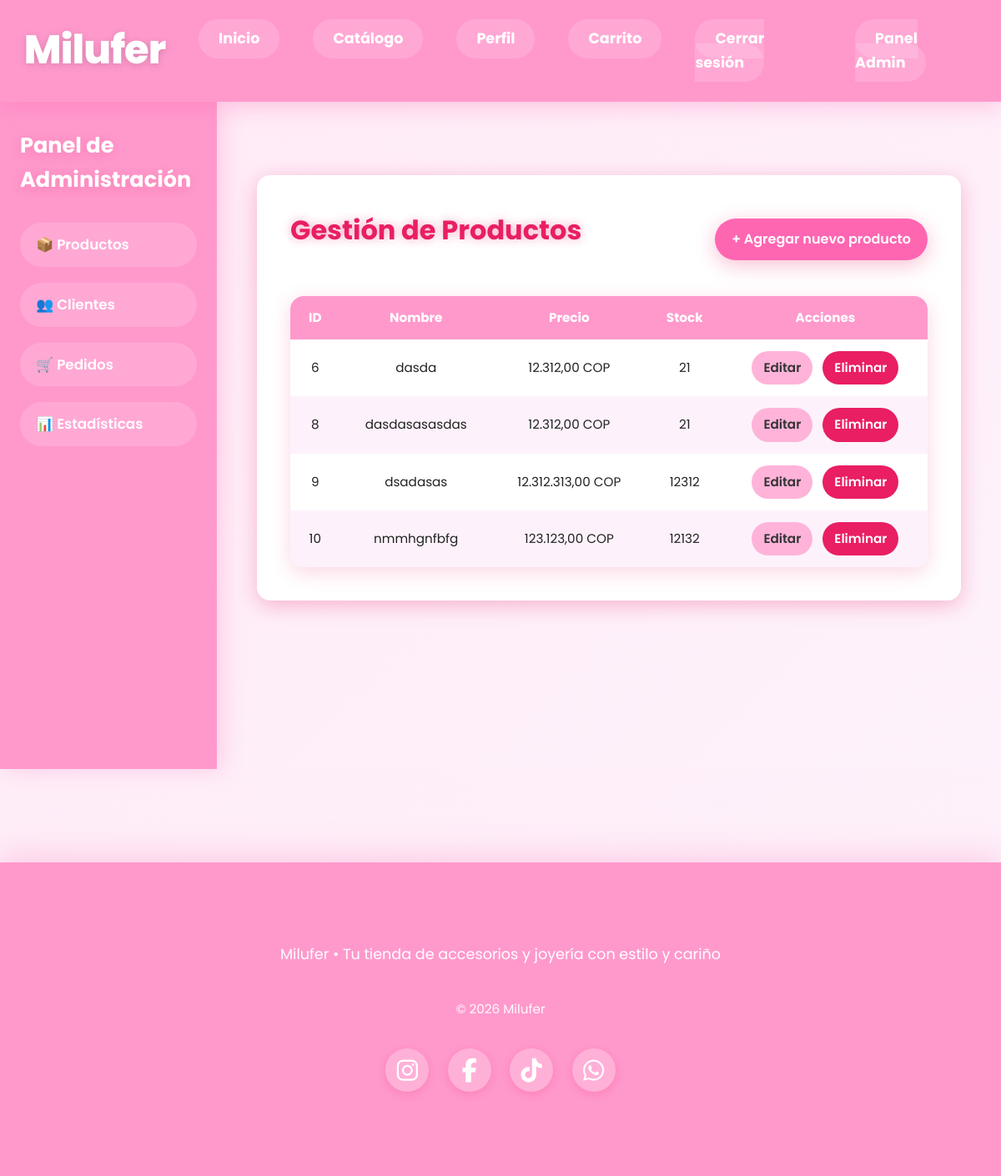
/dashboard/productos/ (signed in), run on an earlier commit of the app's database.
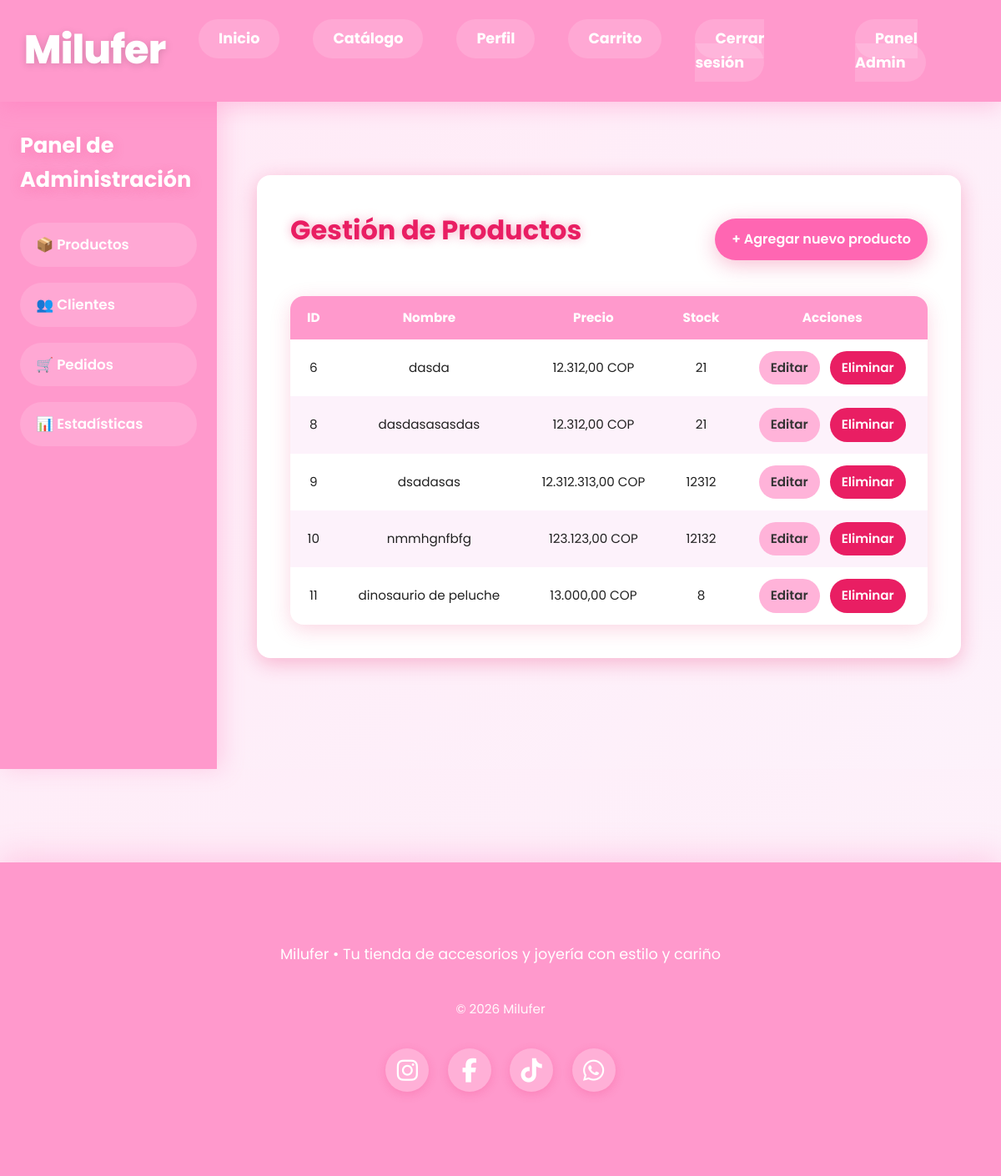
And on a later commit of the database.
### productos/models.py (models this page shows, shortened)
class Producto(models.Model):
    categoria = models.ForeignKey(Categoria, on_delete=models.PROTECT, related_name="productos")
    nombre = models.CharField(max_length=200)
    descripcion = models.TextField(blank=True, null=True)
    precio = models.DecimalField(max_digits=10, decimal_places=2)
    stock = models.PositiveIntegerField(default=0)
    imagen = models.ImageField(upload_to="productos/", blank=True, null=True)
    activo = models.BooleanField(default=True)
    creado = models.DateTimeField(auto_now_add=True)
    actualizado = models.DateTimeField(auto_now=True)
    class Meta:
        verbose_name = "Producto"
        verbose_name_plural = "Productos"

### dashboard/views.py (the view)
# urls.py: path("productos/", views.productos_view, name="productos"),
@superuser_required
def productos_view(request):
    productos = Producto.objects.all()
    return render(request, "dashboard/productos.html", {"productos": productos})

### dashboard/views.py (called while the page is built)
def superuser_required(view_func):
    return user_passes_test(lambda u: u.is_superuser)(view_func)

### templates/dashboard/productos.html (shortened to what this page needs)
{% extends 'dashboard/dashboard.html' %}
{% load static %}
{% load humanize %}
{% block dashboard_content %}
<link rel="stylesheet" href="{% static 'css/dashboard/productos.css' %}">
<div class="contenedor-gestion">
    <div class="encabezado-seccion">
        <h1>Gestión de Productos</h1>
        <a href="{% url 'dashboard:admin_agregar_producto' %}" class="boton-agregar">
            + Agregar nuevo producto
        </a>
    </div>
    {% if productos %}
        <table class="tabla-productos">
            <thead>
                <tr>
                    <th>ID</th>
                    <th>Nombre</th>
                    <th>Precio</th>
                    <th>Stock</th>
                    <th>Acciones</th>
                </tr>
            </thead>
            <tbody>
                {% for producto in productos %}
                    <tr>
                        <td>{{ producto.id }}</td>
                        <td>{{ producto.nombre }}</td>
                        <td>{{ producto.precio|intcomma }} COP</td>
                        <td>
                            {% if producto.stock > 0 %}
                                {{ producto.stock }}
                            {% else %}
                                <span class="sin-stock">Agotado</span>
                            {% endif %}
                        </td>
                        <td class="acciones">
                            <a href="{% url 'dashboard:admin_editar_producto' producto.id %}"
                               class="boton-editar">Editar</a>
                            <a href="{% url 'dashboard:admin_eliminar_producto' producto.id %}"
                               class="boton-eliminar"
                               onclick="return confirm('¿Realmente quieres eliminar este producto?');">
                               Eliminar
                            </a>
                        </td>
                    </tr>
                {% endfor %}
            </tbody>
        </table>
    {% endif %}
</div>
{% endblock %}

What changed in the data, as far as the page shows it:
added Producto: id "11", nombre "dinosaurio de peluche", precio "13.000,00", stock "8"
